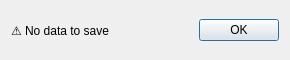
<?xml version="1.0" encoding="UTF-8"?>
<ui version="4.0">
 <class>Dialog</class>
 <widget class="QDialog" name="Dialog">
  <property name="geometry">
   <rect>
    <x>0</x>
    <y>0</y>
    <width>290</width>
    <height>60</height>
   </rect>
  </property>
  <property name="sizePolicy">
   <sizepolicy hsizetype="Fixed" vsizetype="Fixed">
    <horstretch>0</horstretch>
    <verstretch>0</verstretch>
   </sizepolicy>
  </property>
  <property name="minimumSize">
   <size>
    <width>290</width>
    <height>60</height>
   </size>
  </property>
  <property name="maximumSize">
   <size>
    <width>290</width>
    <height>60</height>
   </size>
  </property>
  <property name="windowTitle">
   <string>Error</string>
  </property>
  <layout class="QGridLayout" name="gridLayout">
   <item row="0" column="0">
    <widget class="QLabel" name="label">
     <property name="text">
      <string>⚠ No data to save</string>
     </property>
    </widget>
   </item>
   <item row="0" column="1">
    <widget class="QDialogButtonBox" name="buttonBox">
     <property name="sizePolicy">
      <sizepolicy hsizetype="Fixed" vsizetype="Minimum">
       <horstretch>0</horstretch>
       <verstretch>0</verstretch>
      </sizepolicy>
     </property>
     <property name="orientation">
      <enum>Qt::Orientation::Vertical</enum>
     </property>
     <property name="standardButtons">
      <set>QDialogButtonBox::StandardButton::Ok</set>
     </property>
     <property name="centerButtons">
      <bool>true</bool>
     </property>
    </widget>
   </item>
  </layout>
 </widget>
 <resources/>
 <connections>
  <connection>
   <sender>buttonBox</sender>
   <signal>accepted()</signal>
   <receiver>Dialog</receiver>
   <slot>accept()</slot>
   <hints>
    <hint type="sourcelabel">
     <x>248</x>
     <y>254</y>
    </hint>
    <hint type="destinationlabel">
     <x>157</x>
     <y>274</y>
    </hint>
   </hints>
  </connection>
  <connection>
   <sender>buttonBox</sender>
   <signal>rejected()</signal>
   <receiver>Dialog</receiver>
   <slot>reject()</slot>
   <hints>
    <hint type="sourcelabel">
     <x>316</x>
     <y>260</y>
    </hint>
    <hint type="destinationlabel">
     <x>286</x>
     <y>274</y>
    </hint>
   </hints>
  </connection>
 </connections>
</ui>
